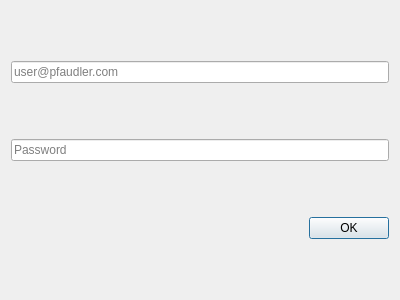
<?xml version="1.0" encoding="UTF-8"?>
<ui version="4.0">
 <class>Dialog</class>
 <widget class="QDialog" name="Dialog">
  <property name="geometry">
   <rect>
    <x>0</x>
    <y>0</y>
    <width>400</width>
    <height>300</height>
   </rect>
  </property>
  <property name="windowTitle">
   <string>Dialog</string>
  </property>
  <layout class="QVBoxLayout" name="verticalLayout">
   <item>
    <widget class="QLineEdit" name="lineEdit">
     <property name="placeholderText">
      <string>user@pfaudler.com</string>
     </property>
    </widget>
   </item>
   <item>
    <widget class="QLineEdit" name="lineEdit_2">
     <property name="echoMode">
      <enum>QLineEdit::Password</enum>
     </property>
     <property name="placeholderText">
      <string>Password</string>
     </property>
    </widget>
   </item>
   <item>
    <widget class="QDialogButtonBox" name="buttonBox">
     <property name="orientation">
      <enum>Qt::Horizontal</enum>
     </property>
     <property name="standardButtons">
      <set>QDialogButtonBox::Ok</set>
     </property>
    </widget>
   </item>
  </layout>
 </widget>
 <resources/>
 <connections>
  <connection>
   <sender>buttonBox</sender>
   <signal>accepted()</signal>
   <receiver>Dialog</receiver>
   <slot>accept()</slot>
   <hints>
    <hint type="sourcelabel">
     <x>248</x>
     <y>254</y>
    </hint>
    <hint type="destinationlabel">
     <x>157</x>
     <y>274</y>
    </hint>
   </hints>
  </connection>
  <connection>
   <sender>buttonBox</sender>
   <signal>rejected()</signal>
   <receiver>Dialog</receiver>
   <slot>reject()</slot>
   <hints>
    <hint type="sourcelabel">
     <x>316</x>
     <y>260</y>
    </hint>
    <hint type="destinationlabel">
     <x>286</x>
     <y>274</y>
    </hint>
   </hints>
  </connection>
 </connections>
</ui>
